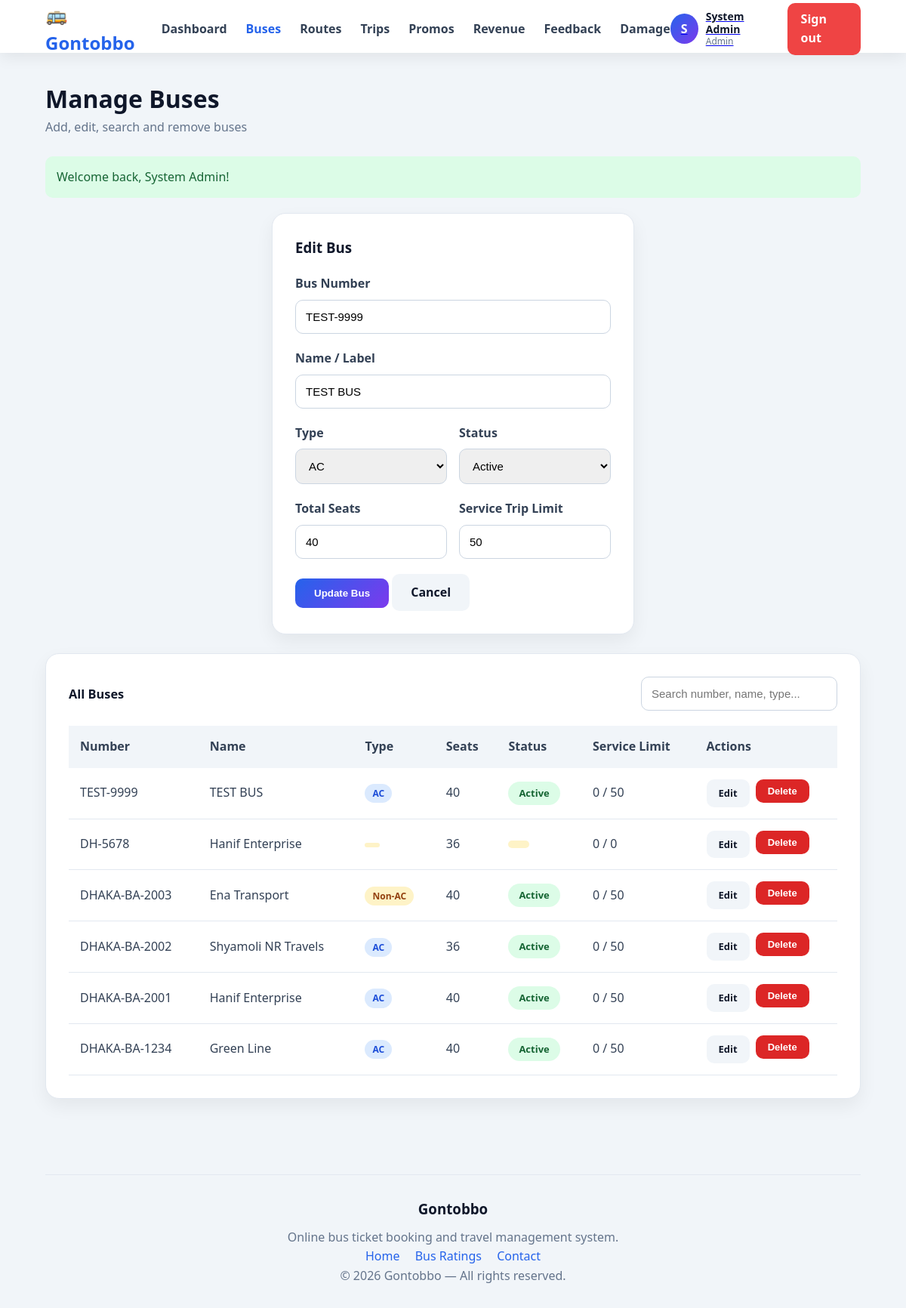
/index.php?page=admin&action=buses&edit=9 (signed in), run on the app's committed database.
### tables this page shows
CREATE TABLE `buses` (
  `bus_id` int(11) NOT NULL,
  `bus_number` varchar(30) DEFAULT NULL,
  `name` varchar(100) DEFAULT NULL,
  `type` enum('AC','Non-AC') DEFAULT NULL,
  `total_seats` int(11) DEFAULT NULL,
  `status` enum('active','maintenance') DEFAULT NULL,
  `service_trip_limit` int(11) DEFAULT NULL,
  `trips_since_service` int(11) DEFAULT 0
);

### models/bus_model.php (called while the page is built, shortened)
<?php
function get_buses($conn)
{
    $sql = "SELECT bus_id, bus_number, name, type, total_seats, status, service_trip_limit, trips_since_service
            FROM buses ORDER BY bus_id DESC";
    $res = mysqli_query($conn, $sql);
    return mysqli_fetch_all($res, MYSQLI_ASSOC);
}
function get_bus($conn, $id)
{
    $sql = "SELECT bus_id, bus_number, name, type, total_seats, status, service_trip_limit, trips_since_service
            FROM buses WHERE bus_id = ?";
    $stmt = mysqli_prepare($conn, $sql);
    mysqli_stmt_bind_param($stmt, 'i', $id);
    mysqli_stmt_execute($stmt);
    $row = mysqli_fetch_assoc(mysqli_stmt_get_result($stmt));
    return $row;
}

### helpers/helpers.php (called while the page is built, shortened)
<?php
function esc($value)
{
    return htmlspecialchars(
        (string) ($value ?? ''),
        ENT_QUOTES,
        'UTF-8'
    );
}
function clean_input($value)
{
    return trim(
        htmlspecialchars(
            (string) ($value ?? ''),
            ENT_QUOTES,
            'UTF-8'
        )
    );
}
function is_blank($value)
{
    return trim((string) $value) === '';
}

### views/admin/buses.php (the view, shortened to what this page needs)
<?php require __DIR__ . '/../partials/header.php'; ?>
<section class="card card-narrow">
    <h3 class="card-title"><?= $editBus ? 'Edit Bus' : 'Add New Bus' ?></h3>
    <form method="post"
          action="index.php?page=admin&action=<?= $editBus ? 'updatebus' : 'addbus' ?>"
          novalidate>
        <div class="form-group">
            <label for="bus_number">Bus Number</label>
            <input id="bus_number" name="bus_number" type="text"
                   value="<?= esc($editBus['bus_number'] ?? '') ?>" placeholder="e.g. DHAKA-BA-1234">
        </div>
        <div class="form-group">
            <label for="name">Name / Label</label>
            <input id="name" name="name" type="text"
                   value="<?= esc($editBus['name'] ?? '') ?>" placeholder="e.g. Green Line">
        </div>
        <div class="form-row">
            <div class="form-group">
                <label for="type">Type</label>
                <select id="type" name="type">
                    <?php $t = $editBus['type'] ?? ''; ?>
                    <option value="AC"     <?= $t === 'AC' ? 'selected' : '' ?>>AC</option>
                </select>
            </div>
            <div class="form-group">
                <label for="status">Status</label>
                <select id="status" name="status">
                    <?php $s = $editBus['status'] ?? 'active'; ?>
                    <option value="active"      <?= $s === 'active' ? 'selected' : '' ?>>Active</option>
                </select>
            </div>
        </div>
        <div class="form-row">
            <div class="form-group">
                <label for="total_seats">Total Seats</label>
                <input id="total_seats" name="total_seats" type="number" min="1"
                       value="<?= esc($editBus['total_seats'] ?? '') ?>">
            </div>
            <div class="form-group">
                <label for="service_trip_limit">Service Trip Limit</label>
                <input id="service_trip_limit" name="service_trip_limit" type="number" min="1"
                       value="<?= esc($editBus['service_trip_limit'] ?? '') ?>">
            </div>
        </div>
        <button type="submit" class="btn btn-primary"><?= $editBus ? 'Update Bus' : 'Add Bus' ?></button>
        <?php if ($editBus): ?>
            <a href="index.php?page=admin&action=buses" class="btn btn-ghost">Cancel</a>
        <?php endif; ?>
    </form>
</section>
<section class="card">
    <div class="form-row-inline">
        <h3 class="card-title" style="margin:0;">All Buses</h3>
        <form method="get" action="index.php" class="search-form-compact">
            <input type="text" name="q" value="<?= esc($_GET['q'] ?? '') ?>"
                   placeholder="Search number, name, type..." style="width:260px;">
        </form>
    </div>
    <?php if (empty($buses)): ?>
        <div class="empty-box"><p>No buses found.</p></div>
    <?php else: ?>
        <table class="data-table">
            <thead>
                <tr>
                    <th>Number</th>
                    <th>Name</th>
                    <th>Type</th>
                    <th>Seats</th>
                    <th>Status</th>
                    <th>Service Limit</th>
                    <th>Actions</th>
                </tr>
            </thead>
            <tbody>
                <?php foreach ($buses as $b): ?>
                    <tr>
                        <td><?= esc($b['bus_number']) ?></td>
                        <td><?= esc($b['name']) ?></td>
                        <td>
                            <span class="badge badge-<?= $b['type'] === 'AC' ? 'ac' : 'nonac' ?>">
                                <?= esc($b['type']) ?>
                            </span>
                        </td>
                        <td><?= (int) $b['total_seats'] ?></td>
                        <td>
                            <span class="pill pill-<?= $b['status'] === 'active' ? 'success' : 'warning' ?>">
                                <?= esc(ucfirst($b['status'])) ?>
                            </span>
                        </td>
                        <td><?= (int) $b['trips_since_service'] ?> / <?= (int) $b['service_trip_limit'] ?></td>
                        <td>
                            <div class="table-actions">
                                <a href="index.php?page=admin&action=buses&edit=<?= (int) $b['bus_id'] ?>"
                                   class="btn btn-ghost btn-small">Edit</a>
                                <form method="post" action="index.php?page=admin&action=deletebus"
                                      onsubmit="return confirm('Delete this bus?');" style="display:inline;">
                                    <button type="submit" class="btn btn-danger btn-small">Delete</button>
                                </form>
                            </div>
                        </td>
                    </tr>
                <?php endforeach; ?>
            </tbody>
        </table>
    <?php endif; ?>
</section>
<?php require __DIR__ . '/../partials/footer.php'; ?>

### assets/css/style.css (style rules this page uses)
:root { --primary: #2563eb; --secondary: #7c3aed; --dark: #0f172a; --text: #334155; --light: #f8fafc; --border: #e2e8f0; --success: #16a34a; --danger: #dc2626; }
* { box-sizing: border-box; margin: 0; padding: 0; }
html, body { height: 100%; }
body { font-family: "Segoe UI", Arial, sans-serif; background: #f1f5f9; color: var(--text); line-height: 1.6; min-height: 100vh; }
.app-body { min-height: 100vh; display: flex; flex-direction: column; }
.card { background: white; padding: 30px; border-radius: 18px; margin-bottom: 25px; border: 1px solid var(--border); box-shadow: 0 10px 25px rgba(0, 0, 0, 0.06); animation: fade 0.5s ease; }
.card-title { margin-bottom: 20px; color: var(--dark); }
.form-group { margin-bottom: 20px; }
label { display: block; margin-bottom: 8px; font-weight: 600; }
input, select, textarea { width: 100%; padding: 13px; border-radius: 10px; border: 1px solid #cbd5e1; outline: none; font-size: 15px; }
.btn { border: none; padding: 12px 25px; border-radius: 10px; cursor: pointer; font-weight: 700; text-decoration: none; display: inline-block; }
.btn-primary { color: white; background: linear-gradient(135deg, var(--primary), var(--secondary)); }
.data-table { width: 100%; border-collapse: collapse; }
.data-table th { background: #f1f5f9; padding: 15px; text-align: left; }
.data-table td { padding: 15px; border-bottom: 1px solid var(--border); }
.pill { display: inline-block; padding: 5px 14px; border-radius: 20px; font-size: 13px; font-weight: 700; background: #f1f5f9; }
.card-narrow { max-width: 480px; margin-left: auto; margin-right: auto; }
.btn-ghost { background: #f1f5f9; color: var(--dark); }
.btn-danger { background: #dc2626; color: white; }
.btn-small { padding: 8px 16px; font-size: 13px; }
.search-form-compact { align-items: flex-end; }
.form-row { display: flex; gap: 16px; }
.form-row .form-group { flex: 1; }
.form-row-inline { display: flex; justify-content: space-between; align-items: center; margin-bottom: 20px; font-size: 14px; }
.badge { display: inline-block; padding: 3px 10px; border-radius: 999px; font-size: 12px; font-weight: 700; vertical-align: middle; }
.badge-ac { background: #dbeafe; color: #1d4ed8; }
.badge-nonac { background: #fef3c7; color: #92400e; }
.pill-success { background: #dcfce7; color: #166534; }
.pill-warning { background: #fef3c7; color: #92400e; }
.table-actions { display: flex; gap: 8px; flex-wrap: wrap; }

### data on the page
buses: bus_number "TEST-9999", name "TEST BUS", type "AC", status "Active", total_seats "40", service_trip_limit "50", trips_since_service "0"
buses: bus_number "DH-5678", name "Hanif Enterprise", total_seats "36", trips_since_service "0", service_trip_limit "0"
buses: bus_number "DHAKA-BA-2003", name "Ena Transport", type "Non-AC", total_seats "40", status "Active", trips_since_service "0", service_trip_limit "50"
buses: bus_number "DHAKA-BA-2002", name "Shyamoli NR Travels", type "AC", total_seats "36", status "Active", trips_since_service "0", service_trip_limit "50"
buses: bus_number "DHAKA-BA-2001", name "Hanif Enterprise", type "AC", total_seats "40", status "Active", trips_since_service "0", service_trip_limit "50"
buses: bus_number "DHAKA-BA-1234", name "Green Line", type "AC", total_seats "40", status "Active", trips_since_service "0", service_trip_limit "50"

### other printed values
APP_NAME "Gontobbo"
substr($navUser['name'] ?? 'U', 0, 1) "S"
$navUser['name'] "System Admin"
$role "Admin"
$pageHeading "Manage Buses"
$pageSub "Add, edit, search and remove buses"
$flash['message'] "Welcome back, System Admin!"
